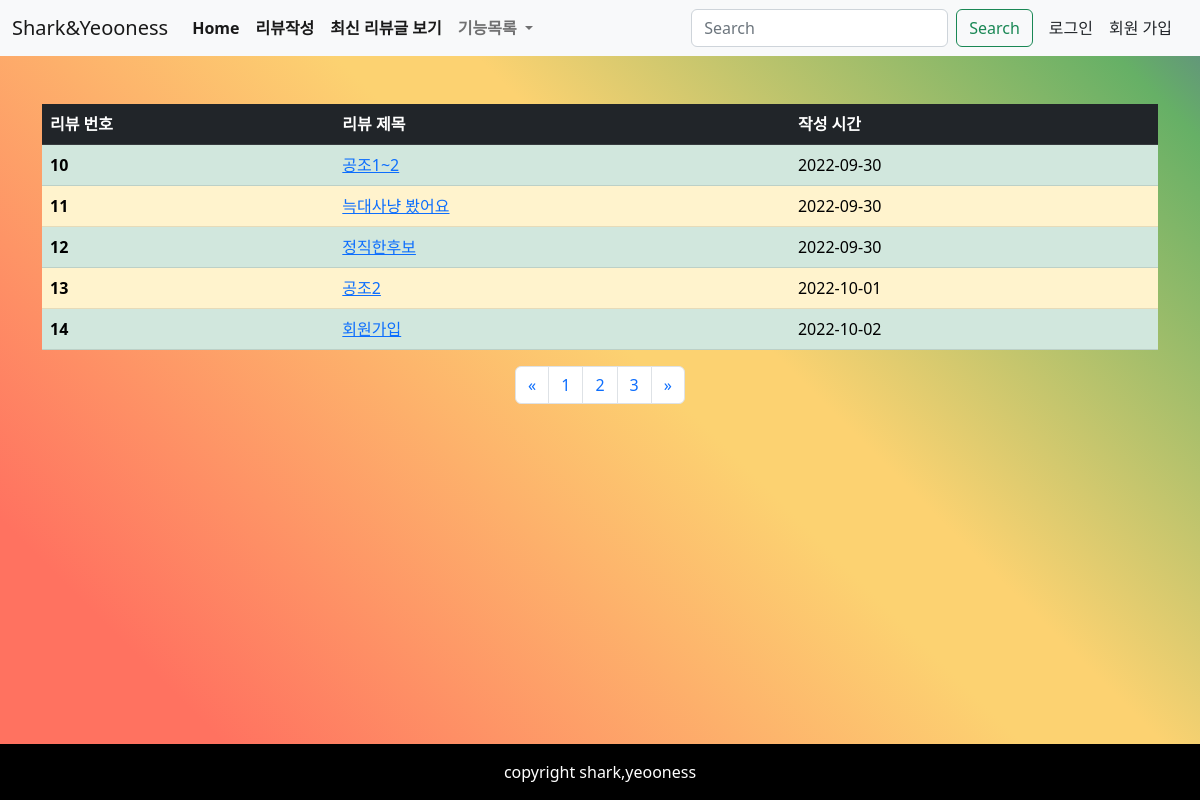
The page / on the database its author committed.
### Pair1/models.py (models this page shows)
class Review(models.Model):
    title = models.CharField(max_length=80)
    content = models.TextField()
    created_at = models.DateTimeField(auto_now_add=True)
    updated_at = models.DateTimeField(auto_now = True)

### Pair1/views.py (the view)
# urls.py: path("", views.index, name="index"),
def index(request):
    k = Review.objects.all()
    context = {"c": k}
    return render(request, "Pair1/index.html", context)

### Pair1/templates/pair1/index.html
{% extends 'Pair1/base.html' %}
{% block content %}
<div class="container my-5">
  <table class="table">
    <thead>
      <tr class="table-dark">
        <th scope="col">리뷰 번호</th>
        <th scope="col">리뷰 제목</th>
        <th scope="col">작성 시간</th>
      </tr>
    </thead>
    <tbody>
      {% for i in c %}
      {% if i.pk >= 10 %}
      {% if i.pk|divisibleby:2 %}
      <tr class="table-success">
        <th scope="row">{{i.pk}}</th>
        <td><a href="{% url 'Pair1:detail' i.pk %}">{{i.title}}</a></td>
        <td>{{i.created_at |date:'Y-m-d'}}</td>
      </tr>
      {% elif not i.pk|divisibleby:2 %}
      <tr class="table-warning">
        <th scope="row">{{i.pk}}</th>
        <td><a href="{% url 'Pair1:detail' i.pk %}">{{i.title}}</a></td>
        <td>{{i.created_at |date:'Y-m-d'}}</td>
      </tr>
      {% endif %}
      {% endif %}
      {% endfor %}
    </tbody>
  </table>
  <nav aria-label="Page navigation example">
    <ul class="pagination justify-content-center">
      <li class="page-item">
        <a class="page-link" href="#" aria-label="Previous">
          <span aria-hidden="true">&laquo;</span>
        </a>
      </li>
      <li class="page-item"><a class="page-link" href="#">1</a></li>
      <li class="page-item"><a class="page-link" href="#">2</a></li>
      <li class="page-item"><a class="page-link" href="#">3</a></li>
      <li class="page-item">
        <a class="page-link" href="#" aria-label="Next">
          <span aria-hidden="true">&raquo;</span>
        </a>
      </li>
    </ul>
  </nav>
</div>
{% endblock %}

### Pair1/templates/pair1/base.html (style rules this page uses)
body, html { width: 100%; height: 100%; overflow: hidden; background: rgba(255, 114, 96, 1); background: linear-gradient(45deg, rgba(255, 114, 96, 1) 0%, rgba(255, 114, 96, 1) 14%, rgba(252, 210, 113, 1) 54%, rgba(252, 210, 113, 1) 61%, rgba(102, 176, 102, 1) 93%, rgba(96, 135, 134, 1) 100%); }

### rows shown on the page
Review: pk "10", title "공조1~2", created_at "2022-09-30"
Review: pk "11", title "늑대사냥 봤어요", created_at "2022-09-30"
Review: pk "12", title "정직한후보", created_at "2022-09-30"
Review: pk "13", title "공조2", created_at "2022-10-01"
Review: pk "14", title "회원가입", created_at "2022-10-02"
